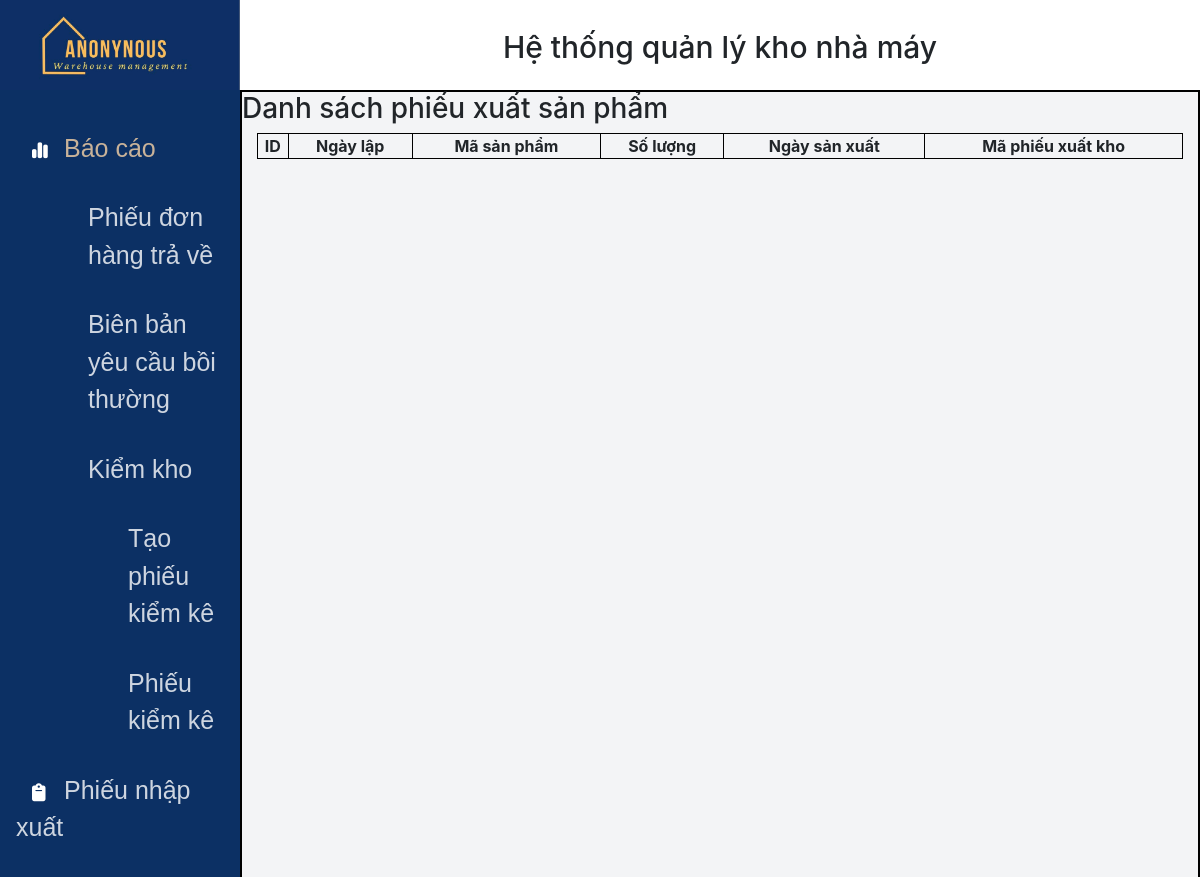
/DSphieuXuatSP.php (upper part), run on an earlier commit of the app's database.
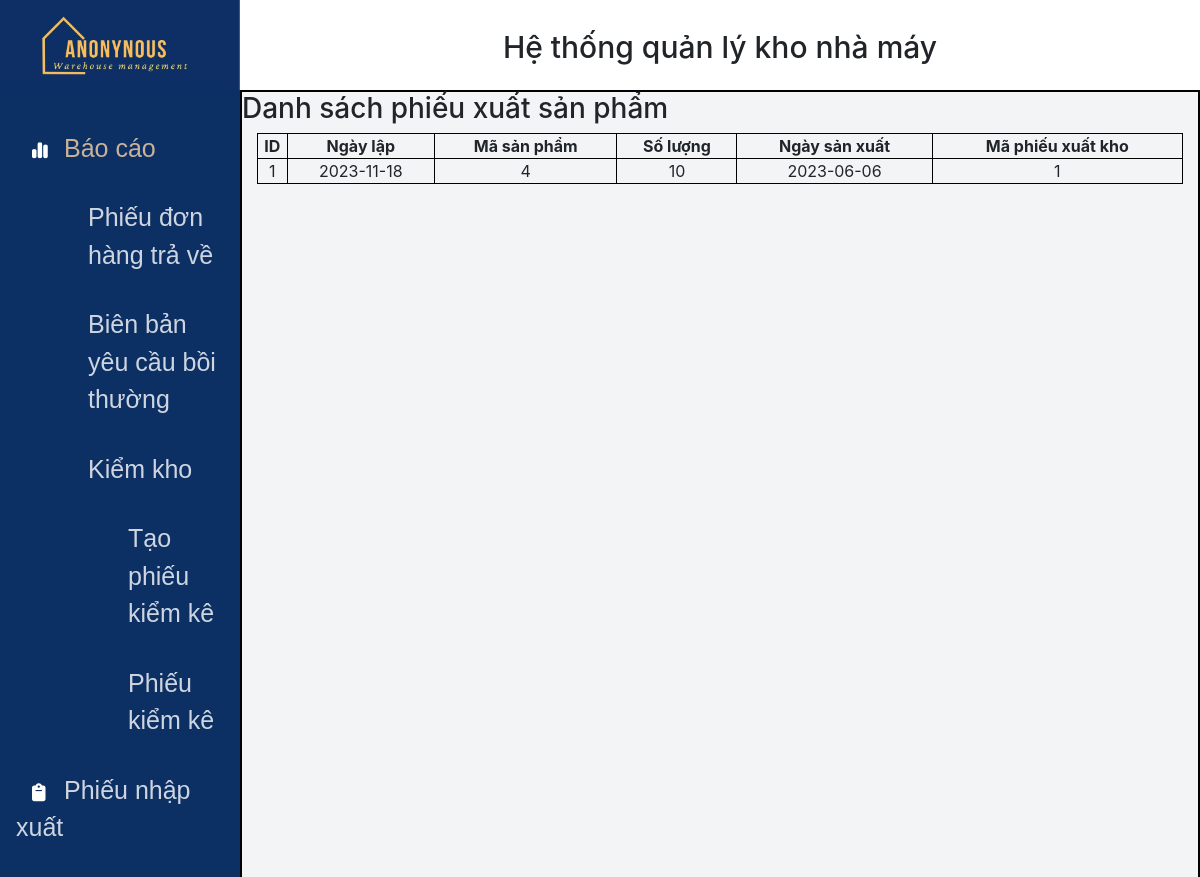
And on a later commit of the database.
### tables this page shows
CREATE TABLE `chitietphieuxuatsanpham` (
  `ID` int(11) NOT NULL,
  `SoLuong` int(11) NOT NULL,
  `NgaySanXuat` date NOT NULL,
  `MaSanPham` int(11) NOT NULL,
  `MaPhieuXuatKho` int(11) NOT NULL
);

CREATE TABLE `phieuxuatkho` (
  `MaPhieuXuatKho` int(11) NOT NULL,
  `NgayLap` date NOT NULL,
  `MaKho` int(11) NOT NULL
);

### DSphieuXuatSP.php (the view, shortened to what this page needs)
<!DOCTYPE html>
<html lang="en">
<head>
    <link rel="stylesheet" href="static/css/styles.css">
    <link rel="stylesheet" href="static/css/bootstrap.min.css">
    <link rel="stylesheet" href="static/css/styles.css">
</head>
<body>
    <div class="header">
        <div class="header_inner">
            <div class="header_left">
                <a href="index.php"><img src="static/img/logo2.jpg" alt=""></a>
            </div>
            <div class="header_right">
                <h2>Hệ thống quản lý kho nhà máy</h2>
            </div>
        </div>
    </div>
    <div class="body_section">
        <div class="body_section_inner">
            <div class="body_section_inner_left">
            <div class="navbar">
                    <ul>
                        <li><i class="fa-solid fa-chart-simple"></i><a href="#"  id="color_highlight">Báo cáo</a></li>
                            <ul class="navbar_fix1">
                                <li><a href="index.php?page_layout=phieudonhangtrave">Phiếu đơn hàng trả về</a></li>
                                <li><a href="index.php?page_layout=bienbanyeucauboithuong">Biên bản yêu cầu bồi thường</a></li>
                                <li><a href="index.php?page_layout=phieukiemke">Kiểm kho</a></li>
                                    <ul class="navbar_fix2">
                                        <li><a href="index.php?page_layout=taophieukiemke">Tạo phiếu kiểm kê</a></li>
                                        <li><a href="index.php?page_layout=phieukiemke">Phiếu kiểm kê</a></li>
                                    </ul>
                            </ul>
                        <li><i class="fa-solid fa-clipboard"></i><a href="index.php?page_layout=phieunhapxuat">Phiếu nhập xuất</a></li>
                        <ul class="navbar_fix1">
                            <li><a href="index.php?page_layout=phieunhapnvl">Phiếu nhập nguyên vật liệu</a></li>
                        </ul>
                    </ul>
                </div>
            </div>
            <div class="body_section_inner_right">
                <h3>Danh sách phiếu xuất sản phẩm</h3>
                <div class="col-md-12" >
                <table class="table-one">
                    <thead>
                        <tr>
                            <th>ID</th>
                            <th>Ngày lập</th>
                            <th>Mã sản phẩm</th>
                            <th>Số lượng </th>
                            <th>Ngày sản xuất</th>
                            <th>Mã phiếu xuất kho</th>
                        </tr>
                    </thead>
                    <tbody>
                        <?php
                        $conn=mysqli_connect("localhost","root","" ,"nhom2_qlkho");
                        $query="SELECT * FROM  chitietphieuxuatsanpham x inner join phieuxuatkho y on x.MaPhieuXuatKho = y.MaPhieuXuatKho";
                        $data=mysqli_query($conn,$query);
                        while($row=mysqli_fetch_assoc($data)){
                            echo '<tr>';
                            echo '<td>'.
                                $row['ID']
                                .'</td>';
                            echo '<td>'.
                                $row['NgayLap']
                                .'</td>';
                            echo '<td>'.
                                $row['MaSanPham']
                                .'</td>';
                            echo '<td>'.
                                $row['SoLuong']
                                .'</td>';
                            echo '<td>'.
                                $row['NgaySanXuat']
                                .'</td>';
                            echo '<td>'.
                                $row['MaPhieuXuatKho']
                                .'</td>';
                            echo '</tr>';
                        }
                        ?>
                    </tbody>
                </table>
            </div>
        </div>
    </div>
</body>
</html>

What changed in the data, as far as the page shows it:
added chitietphieuxuatsanpham: ID "1", phieuxuatkho.NgayLap "2023-11-18", MaSanPham "4", SoLuong "10", NgaySanXuat "2023-06-06", phieuxuatkho.MaPhieuXuatKho "1"
